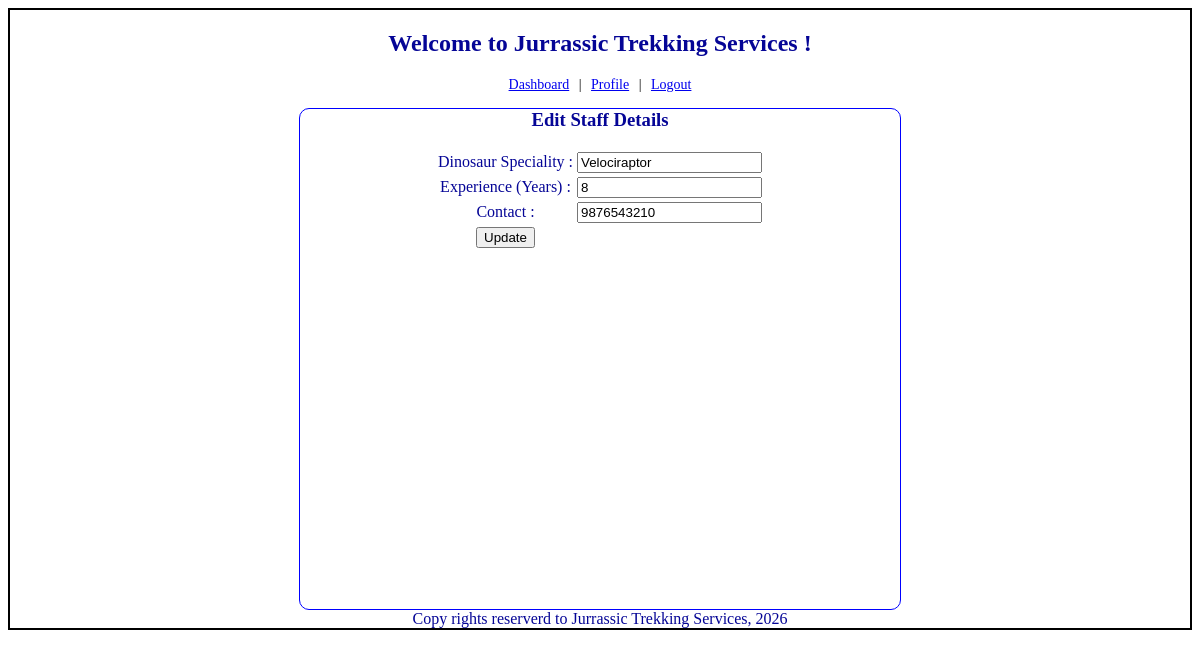
/staff/profile (signed in), run on the app's committed database.
### models.py (models this page shows)
class staff_profile(db.Model):
    staff_id = db.Column(db.Integer, primary_key=True)
    user_id = db.Column(db.Integer, db.ForeignKey('user.user_id'), nullable=False)
    experience_years = db.Column(db.Integer)
    dino_speciality = db.Column(db.String)
    approval_status = db.Column(db.String, nullable=False, default="Pending")
    contact = db.Column(db.String)
    created_at = db.Column(db.DateTime, nullable=False, default=datetime.utcnow)
    treks = db.relationship('trek', backref='assigned_staff', lazy=True)

### controller.py (the view)
@app.route("/staff/profile", methods=["GET","POST"])
def edit_staff():
  if session.get('role') != 'Staff':
    return redirect(url_for('signin'))
  my_profile = staff_profile.query.filter_by(user_id=session['uid']).first()
  if request.method == "POST":
    my_profile.dino_speciality = request.form.get("dino_speciality")
    my_profile.experience_years = request.form.get("experience_years")
    my_profile.contact = request.form.get("contact")
    db.session.commit()
    return redirect(url_for('staff_dashboard'))
  return render_template("edit_staff.html", my_profile=my_profile)

### templates/edit_staff.html (shortened to what this page needs)
<!DOCTYPE html>
<html lang="en">
<head>
    <link rel="stylesheet" href="/static/main.css">
</head>
<body>
 <div class="container">
    <div class="center" >
        <h2>Welcome to Jurrassic Trekking Services !</h2>
    </div>
    <div class="navlinks">
        <a href="/staff/">Dashboard</a> |
        <a href="/staff/profile">Profile</a> |
        <a href="/logout">Logout</a>
    </div>
    <div class="input-form">
        <form method="POST" action="/staff/profile">
        <h3 class="center">Edit Staff Details</h3><br>
        <table class="center">
        <tr>
            <td><label>Dinosaur Speciality :</label></td>
            <td><input type="text" name="dino_speciality" value="{{my_profile.dino_speciality if my_profile else ''}}" placeholder="Enter your specialization"></td>
        </tr>
        <tr>
            <td><label>Experience (Years) :</label></td>
            <td><input type="text" name="experience_years" value="{{my_profile.experience_years if my_profile else ''}}" placeholder="Enter your years of experience"></td>
        </tr>
        <tr>
            <td><label>Contact :</label></td>
            <td><input type="text" name="contact" value="{{my_profile.contact if my_profile else ''}}" placeholder="Enter your contact number"></td>
        </tr>
        <tr>
            <td><input type="submit" value="Update"></td>
        </tr>
        </table>
        </form>
    </div>
<div class="center">Copy rights reserverd to Jurrassic Trekking Services, 2026</div>
 </div>
</body>
</html>

### static/main.css (style rules this page uses)
.container { border: 2px solid black; }
.input-form { border: 1px solid blue; width: 600px; height: 500px; margin: auto; border-radius: 10px; font-size: 16px; text-align: justify; }
.center { text-align: center; margin: auto; color: rgb(5 , 5 , 150); }
.navlinks { text-align: center; margin-bottom: 15px; font-size: 14px; }
.navlinks a { margin: 0 6px; }

### data on the page
staff_profile: dino_speciality "Velociraptor", experience_years "8", contact "9876543210"
